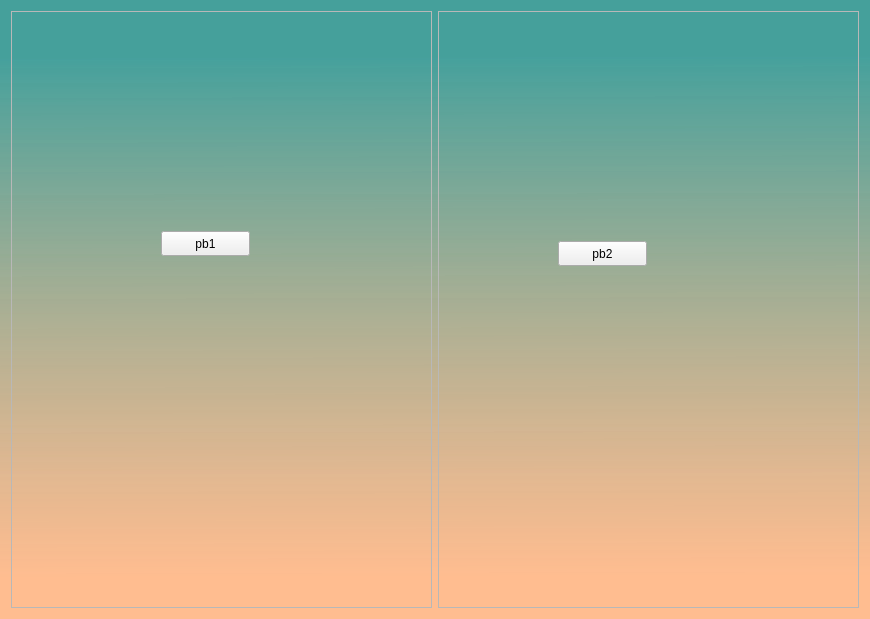
<?xml version="1.0" encoding="UTF-8"?>
<ui version="4.0">
 <class>wdgBackground</class>
 <widget class="QWidget" name="wdgBackground">
  <property name="geometry">
   <rect>
    <x>0</x>
    <y>0</y>
    <width>870</width>
    <height>619</height>
   </rect>
  </property>
  <property name="windowTitle">
   <string>Form</string>
  </property>
  <property name="styleSheet">
   <string notr="true">#wdgBackground{
	background-color: qlineargradient(spread:pad, x1:0.493, y1:0, x2:0.498, y2:1, stop:0.0895522 rgba(54, 153, 148, 185), stop:0.930348 rgba(255, 189, 144, 255))
}</string>
  </property>
  <layout class="QHBoxLayout" name="horizontalLayout">
   <item>
    <widget class="QFrame" name="fr1">
     <property name="frameShape">
      <enum>QFrame::StyledPanel</enum>
     </property>
     <property name="frameShadow">
      <enum>QFrame::Raised</enum>
     </property>
     <widget class="QPushButton" name="pb1">
      <property name="geometry">
       <rect>
        <x>150</x>
        <y>220</y>
        <width>89</width>
        <height>25</height>
       </rect>
      </property>
      <property name="text">
       <string>pb1</string>
      </property>
     </widget>
    </widget>
   </item>
   <item>
    <widget class="QFrame" name="fr2">
     <property name="frameShape">
      <enum>QFrame::StyledPanel</enum>
     </property>
     <property name="frameShadow">
      <enum>QFrame::Raised</enum>
     </property>
     <widget class="QPushButton" name="pb2">
      <property name="geometry">
       <rect>
        <x>120</x>
        <y>230</y>
        <width>89</width>
        <height>25</height>
       </rect>
      </property>
      <property name="text">
       <string>pb2</string>
      </property>
     </widget>
    </widget>
   </item>
  </layout>
 </widget>
 <resources/>
 <connections/>
</ui>
